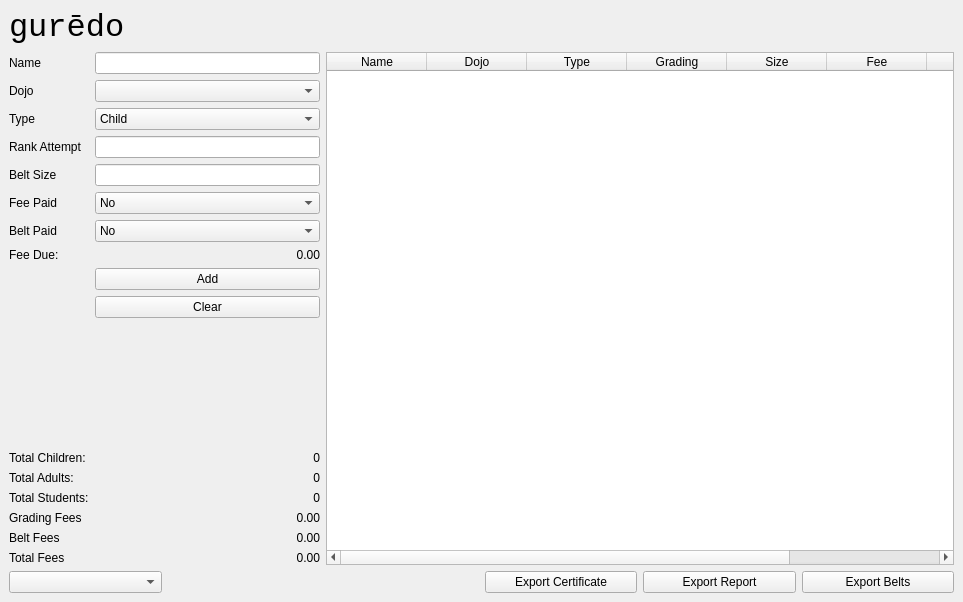
<?xml version="1.0" encoding="UTF-8"?>
<ui version="4.0">
 <class>MainWindow</class>
 <widget class="QMainWindow" name="MainWindow">
  <property name="geometry">
   <rect>
    <x>0</x>
    <y>0</y>
    <width>963</width>
    <height>602</height>
   </rect>
  </property>
  <property name="sizePolicy">
   <sizepolicy hsizetype="Expanding" vsizetype="Preferred">
    <horstretch>0</horstretch>
    <verstretch>0</verstretch>
   </sizepolicy>
  </property>
  <property name="windowTitle">
   <string>Form1</string>
  </property>
  <widget class="QWidget" name="centralwidget">
   <layout class="QGridLayout" name="gridLayout">
    <item row="0" column="0" colspan="5">
     <widget class="QLabel" name="label">
      <property name="font">
       <font>
        <family>Courier New</family>
        <pointsize>24</pointsize>
       </font>
      </property>
      <property name="text">
       <string>gurēdo</string>
      </property>
     </widget>
    </item>
    <item row="1" column="0" colspan="2">
     <layout class="QFormLayout" name="formLayout">
      <property name="fieldGrowthPolicy">
       <enum>QFormLayout::AllNonFixedFieldsGrow</enum>
      </property>
      <item row="0" column="0">
       <widget class="QLabel" name="label_2">
        <property name="text">
         <string>Name</string>
        </property>
       </widget>
      </item>
      <item row="0" column="1">
       <widget class="QLineEdit" name="inputName"/>
      </item>
      <item row="1" column="0">
       <widget class="QLabel" name="label_3">
        <property name="text">
         <string>Dojo</string>
        </property>
       </widget>
      </item>
      <item row="1" column="1">
       <widget class="QComboBox" name="comboBoxDojo"/>
      </item>
      <item row="2" column="0">
       <widget class="QLabel" name="label_4">
        <property name="text">
         <string>Type</string>
        </property>
       </widget>
      </item>
      <item row="2" column="1">
       <widget class="QComboBox" name="comboBoxType">
        <item>
         <property name="text">
          <string>Child</string>
         </property>
        </item>
        <item>
         <property name="text">
          <string>Adult</string>
         </property>
        </item>
       </widget>
      </item>
      <item row="3" column="0">
       <widget class="QLabel" name="label_5">
        <property name="text">
         <string>Rank Attempt</string>
        </property>
       </widget>
      </item>
      <item row="3" column="1">
       <widget class="QLineEdit" name="inputGrade"/>
      </item>
      <item row="4" column="0">
       <widget class="QLabel" name="label_6">
        <property name="text">
         <string>Belt Size</string>
        </property>
       </widget>
      </item>
      <item row="4" column="1">
       <widget class="QLineEdit" name="inputBeltSize"/>
      </item>
      <item row="5" column="0">
       <widget class="QLabel" name="label_7">
        <property name="text">
         <string>Fee Paid</string>
        </property>
       </widget>
      </item>
      <item row="5" column="1">
       <widget class="QComboBox" name="comboBoxPaid">
        <item>
         <property name="text">
          <string>No</string>
         </property>
        </item>
        <item>
         <property name="text">
          <string>Reattempt</string>
         </property>
        </item>
        <item>
         <property name="text">
          <string>Yes</string>
         </property>
        </item>
       </widget>
      </item>
      <item row="6" column="0">
       <widget class="QLabel" name="label_8">
        <property name="text">
         <string>Belt Paid</string>
        </property>
       </widget>
      </item>
      <item row="6" column="1">
       <widget class="QComboBox" name="comboBoxBeltPaid">
        <item>
         <property name="text">
          <string>No</string>
         </property>
        </item>
        <item>
         <property name="text">
          <string>Yes</string>
         </property>
        </item>
       </widget>
      </item>
      <item row="7" column="0">
       <widget class="QLabel" name="label_10">
        <property name="text">
         <string>Fee Due:</string>
        </property>
       </widget>
      </item>
      <item row="7" column="1">
       <widget class="QLabel" name="label_due">
        <property name="text">
         <string>0.00</string>
        </property>
        <property name="alignment">
         <set>Qt::AlignRight|Qt::AlignTrailing|Qt::AlignVCenter</set>
        </property>
       </widget>
      </item>
      <item row="8" column="1">
       <widget class="QPushButton" name="pushButton">
        <property name="text">
         <string>Add</string>
        </property>
        <property name="autoDefault">
         <bool>true</bool>
        </property>
        <property name="default">
         <bool>false</bool>
        </property>
       </widget>
      </item>
      <item row="9" column="1">
       <widget class="QPushButton" name="pushButton_clear">
        <property name="text">
         <string>Clear</string>
        </property>
        <property name="autoDefault">
         <bool>true</bool>
        </property>
       </widget>
      </item>
      <item row="10" column="1">
       <spacer name="verticalSpacer">
        <property name="orientation">
         <enum>Qt::Vertical</enum>
        </property>
        <property name="sizeHint" stdset="0">
         <size>
          <width>20</width>
          <height>40</height>
         </size>
        </property>
       </spacer>
      </item>
      <item row="11" column="0">
       <widget class="QLabel" name="label_12">
        <property name="text">
         <string>Total Children:</string>
        </property>
       </widget>
      </item>
      <item row="11" column="1">
       <widget class="QLabel" name="label_kids">
        <property name="text">
         <string>0</string>
        </property>
        <property name="alignment">
         <set>Qt::AlignRight|Qt::AlignTrailing|Qt::AlignVCenter</set>
        </property>
       </widget>
      </item>
      <item row="12" column="0">
       <widget class="QLabel" name="label_13">
        <property name="text">
         <string>Total Adults:</string>
        </property>
       </widget>
      </item>
      <item row="12" column="1">
       <widget class="QLabel" name="label_adults">
        <property name="text">
         <string>0</string>
        </property>
        <property name="alignment">
         <set>Qt::AlignRight|Qt::AlignTrailing|Qt::AlignVCenter</set>
        </property>
       </widget>
      </item>
      <item row="13" column="0">
       <widget class="QLabel" name="label_11">
        <property name="text">
         <string>Total Students:</string>
        </property>
       </widget>
      </item>
      <item row="13" column="1">
       <widget class="QLabel" name="label_total">
        <property name="text">
         <string>0</string>
        </property>
        <property name="alignment">
         <set>Qt::AlignRight|Qt::AlignTrailing|Qt::AlignVCenter</set>
        </property>
       </widget>
      </item>
      <item row="14" column="0">
       <widget class="QLabel" name="label_14">
        <property name="text">
         <string>Grading Fees</string>
        </property>
       </widget>
      </item>
      <item row="15" column="0">
       <widget class="QLabel" name="label_9">
        <property name="text">
         <string>Belt Fees</string>
        </property>
       </widget>
      </item>
      <item row="16" column="0">
       <widget class="QLabel" name="label_15">
        <property name="text">
         <string>Total Fees</string>
        </property>
       </widget>
      </item>
      <item row="16" column="1">
       <widget class="QLabel" name="label_fees">
        <property name="text">
         <string>0.00</string>
        </property>
        <property name="alignment">
         <set>Qt::AlignRight|Qt::AlignTrailing|Qt::AlignVCenter</set>
        </property>
       </widget>
      </item>
      <item row="14" column="1">
       <widget class="QLabel" name="label_gfee">
        <property name="text">
         <string>0.00</string>
        </property>
        <property name="alignment">
         <set>Qt::AlignRight|Qt::AlignTrailing|Qt::AlignVCenter</set>
        </property>
       </widget>
      </item>
      <item row="15" column="1">
       <widget class="QLabel" name="label_bfee">
        <property name="text">
         <string>0.00</string>
        </property>
        <property name="alignment">
         <set>Qt::AlignRight|Qt::AlignTrailing|Qt::AlignVCenter</set>
        </property>
       </widget>
      </item>
     </layout>
    </item>
    <item row="2" column="0">
     <widget class="QComboBox" name="comboBoxDates"/>
    </item>
    <item row="1" column="2" colspan="4">
     <widget class="QTableWidget" name="tableWidget">
      <property name="selectionMode">
       <enum>QAbstractItemView::SingleSelection</enum>
      </property>
      <property name="selectionBehavior">
       <enum>QAbstractItemView::SelectRows</enum>
      </property>
      <property name="sortingEnabled">
       <bool>true</bool>
      </property>
      <attribute name="horizontalHeaderCascadingSectionResizes">
       <bool>false</bool>
      </attribute>
      <attribute name="horizontalHeaderHighlightSections">
       <bool>false</bool>
      </attribute>
      <attribute name="horizontalHeaderStretchLastSection">
       <bool>true</bool>
      </attribute>
      <attribute name="verticalHeaderVisible">
       <bool>false</bool>
      </attribute>
      <column>
       <property name="text">
        <string>Name</string>
       </property>
      </column>
      <column>
       <property name="text">
        <string>Dojo</string>
       </property>
      </column>
      <column>
       <property name="text">
        <string>Type</string>
       </property>
      </column>
      <column>
       <property name="text">
        <string>Grading</string>
       </property>
      </column>
      <column>
       <property name="text">
        <string>Size</string>
       </property>
      </column>
      <column>
       <property name="text">
        <string>Fee</string>
       </property>
      </column>
      <column>
       <property name="text">
        <string>BeltFee</string>
       </property>
      </column>
      <column>
       <property name="text">
        <string>id</string>
       </property>
      </column>
     </widget>
    </item>
    <item row="2" column="5">
     <widget class="QPushButton" name="pushButton_belts">
      <property name="text">
       <string>Export Belts</string>
      </property>
     </widget>
    </item>
    <item row="2" column="4">
     <widget class="QPushButton" name="pushButton_report">
      <property name="text">
       <string>Export Report</string>
      </property>
     </widget>
    </item>
    <item row="2" column="3">
     <widget class="QPushButton" name="pushButton_certificate">
      <property name="text">
       <string>Export Certificate</string>
      </property>
     </widget>
    </item>
   </layout>
  </widget>
 </widget>
 <tabstops>
  <tabstop>inputName</tabstop>
  <tabstop>comboBoxDojo</tabstop>
  <tabstop>comboBoxType</tabstop>
  <tabstop>inputGrade</tabstop>
  <tabstop>inputBeltSize</tabstop>
  <tabstop>comboBoxPaid</tabstop>
  <tabstop>comboBoxBeltPaid</tabstop>
  <tabstop>pushButton</tabstop>
  <tabstop>pushButton_clear</tabstop>
  <tabstop>tableWidget</tabstop>
  <tabstop>comboBoxDates</tabstop>
 </tabstops>
 <resources/>
 <connections/>
</ui>
